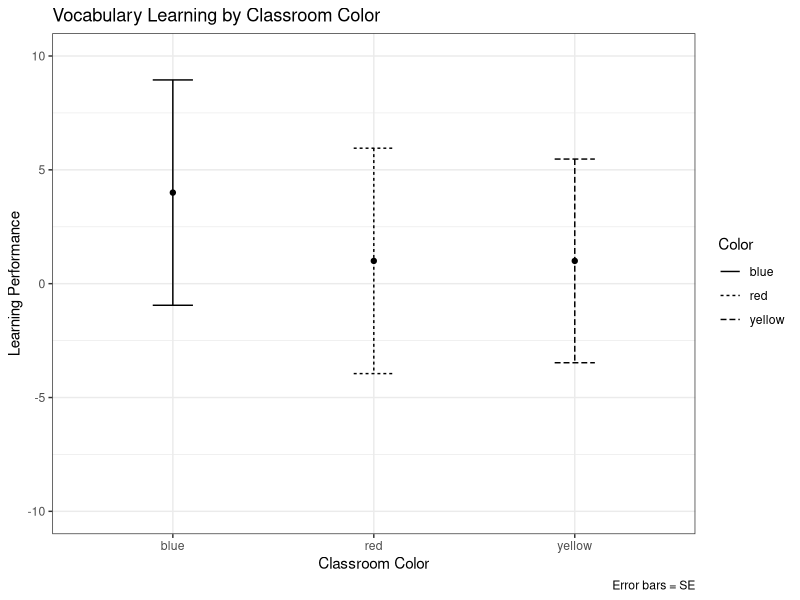
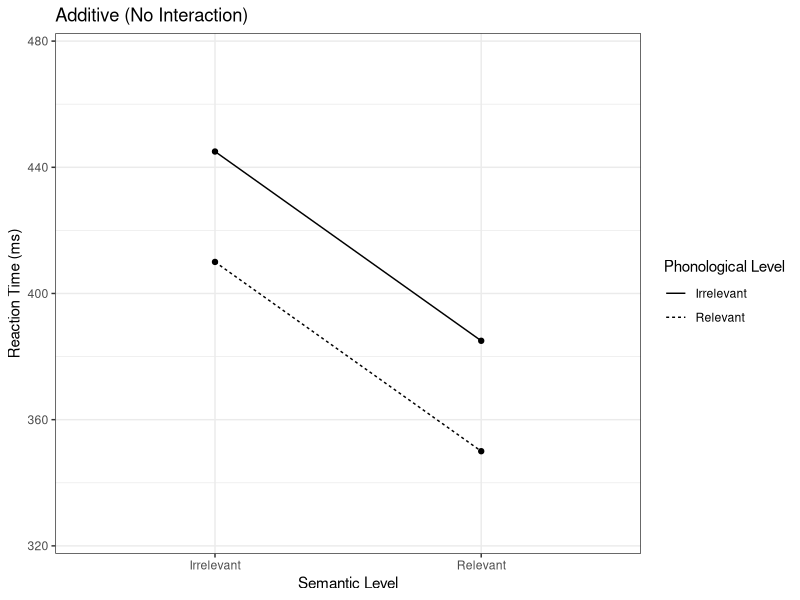
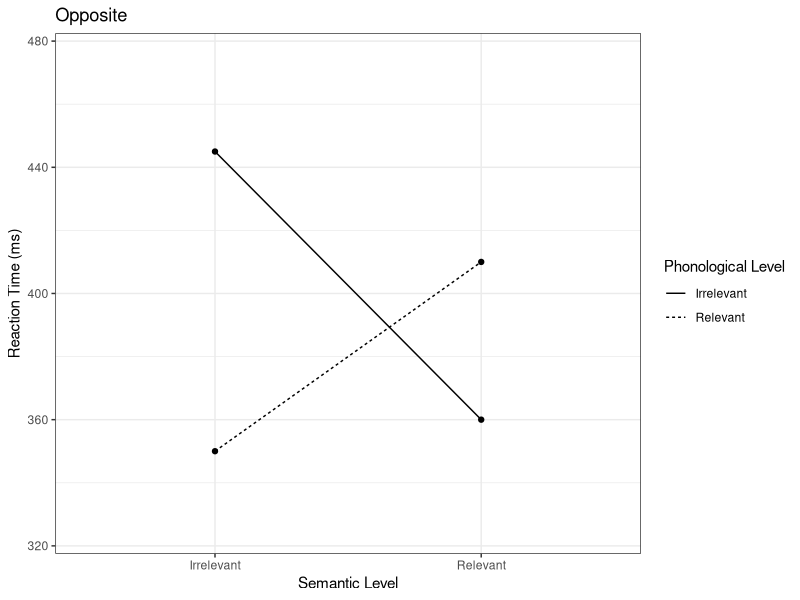
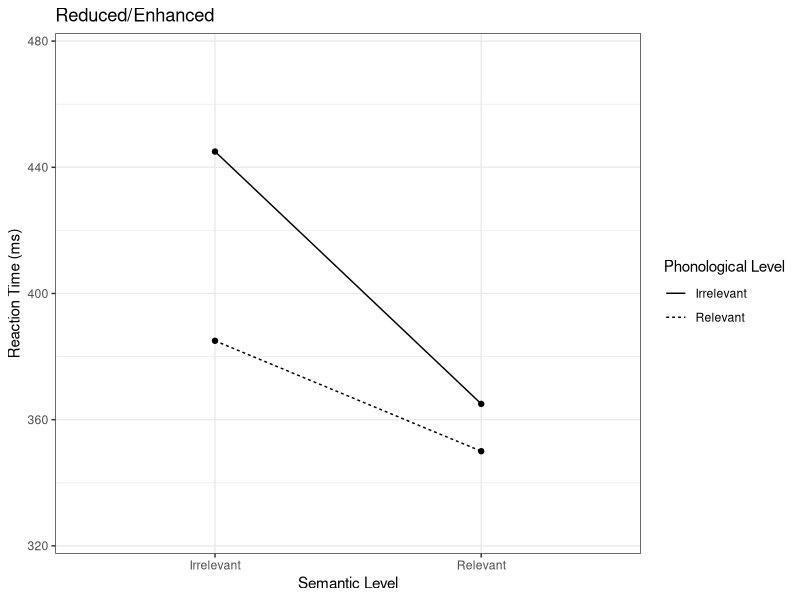
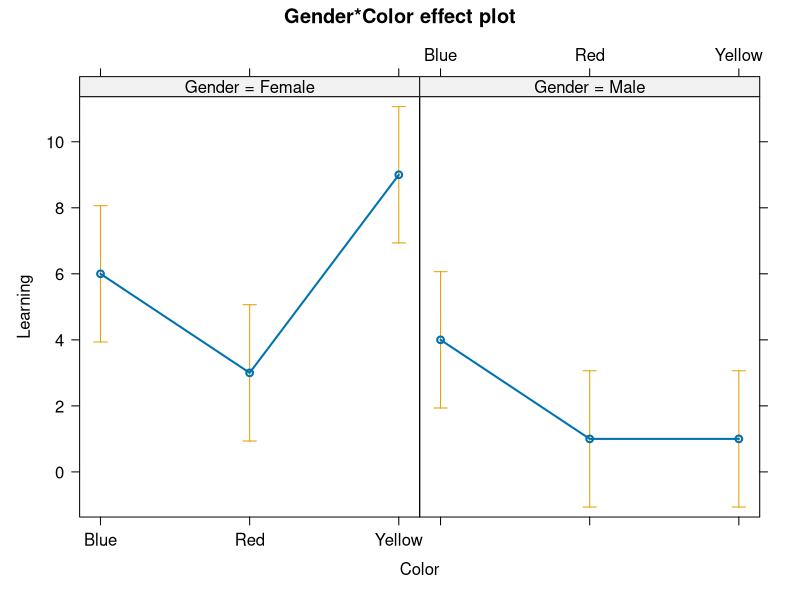

The R source for these figures, in order: (Note: this script raises an error after producing the figures.)
# 記得先設定工作目錄！

# 三之二
# 讀取教室顏色影響生字學習的資料
exp1 = read.delim("ColoredRooms.txt", header = T)
head(exp1) 

# 產生並儲存ANOVA的檢定結果
colors.aov = aov(Learning ~ Color, data = exp1)	
# ANOVA檢定的基本資訊
colors.aov

summary(colors.aov)	# 產生正式的統計檢定報告

# 練習一
# 依exp1的Color因子層次分組計算Learning平均數並整理為資料框
exp.avg = aggregate(Learning ~ Color, FUN = mean, data = exp1)
# 取出每個教室的子集合並計算Learning標準誤
exp.blue = subset(exp1, Color == "blue")
blue.se = sqrt(sum(((exp.blue$Learning - mean(exp.blue$Learning)) ^ 2)) / 
                 (sd(exp.blue$Learning) / nrow(exp.blue)))
exp.red = subset(exp1, Color == "red")
red.se = sqrt(sum(((exp.red$Learning - mean(exp.red$Learning)) ^ 2)) / 
                 (sd(exp.red$Learning) / nrow(exp.red)))
exp.yellow = subset(exp1, Color == "yellow")
yellow.se = sqrt(sum(((exp.yellow$Learning - mean(exp.yellow$Learning)) ^ 2)) / 
                (sd(exp.yellow$Learning) / nrow(exp.yellow)))

# 將標準誤數值依照exp.avg裡Classroom層次的順序合併為單一向量，並存入exp.avg
# 中的SE欄位
exp.avg$SE = c(blue.se, red.se, yellow.se)

library(ggplot2)

# 依教室顏色不同繪製型式不同的線條(linetype)
ggplot(data = exp.avg, mapping = aes(x = Color, y = Learning, group = Color, linetype = Color)) +
  # 繪製資料點而不是資料長條，因為標準誤有小於0的時候(長條圖的基準值為0)
  geom_point() +
  geom_errorbar(mapping = aes(ymin = Learning - SE, ymax = Learning + SE), width = 0.2)  +
  scale_y_continuous(limits = c(-10, 10)) +
  # 應該在圖表的附註說明誤差線的範圍指的是哪一種統計數據
  labs(title = "Vocabulary Learning by Classroom Color", x = "Classroom Color", 
       y = "Learning Performance", caption = "Error bars = SE") +
  theme_bw()

# 驗證教室顏色ANOVA檢定中的右尾p值
pf(q = 11.25, df1 = 2, df2 = 12, lower.tail = F)	# p值正是.00177

# 練習二
# 取出每個教室學生的子集合
exp.blue = subset(exp1, Color == "blue")
exp.red = subset(exp1, Color == "red")
exp.yellow = subset(exp1, Color == "yellow")

# 取得每個子集合樣本生字學習表現平均值
blue.mean = mean(exp.blue$Learning)
red.mean = mean(exp.red$Learning)
yellow.mean = mean(exp.yellow$Learning)

# 取得每個樣本的組內平方和
blue.ss = sum((exp.blue$Learning - blue.mean) ^ 2)
red.ss = sum((exp.red$Learning - red.mean) ^ 2)
yellow.ss = sum((exp.yellow$Learning - yellow.mean) ^ 2)

# 將平方和加總得到SSwithin
ss.within = sum(blue.ss, red.ss, yellow.ss)

# 練習三(假設你已進行過練習二所以仍然有著練習二的資料)
# 取得所有樣本平均數
grand.mean = mean(exp1$Learning)
# 計算每個樣本的組間平方和。雖然我們三組樣本數都一樣，我們這邊還是選擇使用
# nrow()取出每組樣本的列數，練習未來每組樣本可能大小不一樣的情況
blue.ss.within = nrow(exp.blue) * (blue.mean - grand.mean) ^ 2
red.ss.within = nrow(exp.red) * (red.mean - grand.mean) ^ 2
yellow.ss.within = nrow(exp.yellow) * (yellow.mean - grand.mean) ^ 2
# 將所有組間平方和加總，得到SSbetween
ss.between = sum(blue.ss.within, red.ss.within, yellow.ss.within)

# 三之三之二
# 進行教室顏色例子的事後比較
exp.blue = subset(exp1, Color == "blue")
exp.red = subset(exp1, Color == "red")
exp.yellow = subset(exp1, Color == "yellow")

# 成對t檢定(假設變異數相同)
t.test(exp.blue$Learning, exp.red$Learning, var.equal = T)    # 藍vs.紅 p = .0047
t.test(exp.blue$Learning, exp.yellow$Learning, var.equal = T) # 藍vs.黃 p = .0028
t.test(exp.red$Learning, exp.yellow$Learning, var.equal = T)  # 紅vs.黃 p = 1

# 三之三之三
# 計算Tukey HSD事後檢定的HsD值
# 先使用qtukey()函數計算q.crit值
q.crit = qtukey(1 - 0.05, 3, 12)
# 套用<公式十四>計算出HSD值
q.crit * sqrt(1.333 / 5) 

# 如同之前的方式產生並儲存ANOVA的檢定結果
colors.aov = aov(Learning ~ Color, data = exp1)	
# 根據ANOVA的模型進行事後比較檢定
TukeyHSD(colors.aov)

# 利用校正後的p值回推至兩樣本實際的平均數差異
qtukey(1 - 0.003832, 3, 12) * sqrt(1.333 / 5) 

# 四之一
# 練習四
# 別忘了載入套件
library(ggplot2)
# 根據數據建立資料框
semphon.1 = data.frame(SemRel = c(rep("Irrelevant", 2), 
                                  rep("Relevant",2  )), 
                       PhonRel = rep(c("Irrelevant", "Relevant"),2), 
                       RT = c(445, 410, 385, 350))

# 老樣子，將不同欄位對應到不同的繪圖元素。這裡的重點是將PhonRel欄位對應至分組
# 以及線條樣式
ggplot(data = semphon.1, aes(x = SemRel, y = RT, 
                           group = PhonRel, linetype = PhonRel)) +
  # 加上線條
  geom_line()+
  # 加上代表數值的點
  geom_point()+
  # 設定合理的Y軸範圍
  scale_y_continuous(limits = c(325, 475)) +
  # 設定合理的主標題、軸標題、以及線條樣式的圖例標題
  labs(title = "Additive (No Interaction)", x = "Semantic Level", 
       y = "Reaction Time (ms)", 
       linetype = "Phonological Level") + 
  theme_bw()

# 建立另外兩個資料框並使用相同邏輯產生圖表，注意圖表標題的差異
semphon.2 = data.frame(SemRel = c(rep("Irrelevant", 2), 
                                  rep("Relevant",2  )), 
                       PhonRel = rep(c("Irrelevant", "Relevant"),2), 
                       RT = c(445, 350, 360, 410))



ggplot(data = semphon.2, aes(x = SemRel, y = RT, 
                           group = PhonRel, linetype = PhonRel)) +
  geom_line()+
  geom_point()+
  scale_y_continuous(limits = c(325, 475)) +
  labs(title = "Opposite", x = "Semantic Level", 
       y = "Reaction Time (ms)", 
       linetype = "Phonological Level") + 
  theme_bw()

semphon.3 = data.frame(SemRel = c(rep("Irrelevant", 2), 
                                  rep("Relevant",2  )), 
                       PhonRel = rep(c("Irrelevant", "Relevant"),2), 
                       RT = c(445, 385, 365, 350))

ggplot(data = semphon.3, aes(x = SemRel, y = RT, 
                             group = PhonRel, linetype = PhonRel)) +
  geom_line()+
  geom_point()+
  scale_y_continuous(limits = c(325, 475)) +
  labs(title = "Reduced/Enhanced", x = "Semantic Level", 
       y = "Reaction Time (ms)", 
       linetype = "Phonological Level") + 
  theme_bw()

# 四之二節
exp2 = read.delim("ColoredRooms2.txt", header = T)

# 練習五
exp2 = data.frame(Gender = c(rep("Female", 15), rep("Male", 15)),  # 性別因子層次各重覆15次 
                  Color = rep(c(rep("Red", 5), rep("Blue", 5), rep("Yellow", 5)), 2), # 顏色因子 
                  Learning = c(c(3, 1, 1, 6, 4), c(2, 5, 9, 7, 7), c(9, 9, 13, 6, 8), # 女性的學習
                               c(0, 2, 0, 0, 3), c(3, 8, 3, 3, 3), c(0, 0, 0, 5, 0))) # 男性的學習

# 進行雙因子獨立測量ANOVA，並將檢定結果存入物件
colorgender.aov = aov(Learning ~ Gender * Color, data = exp2) 
summary(colorgender.aov) 

# 練習六
# 以*表達使用雙因子組合進行資料分類計算
exp2.avg = aggregate(Learning ~ Gender * Color, FUN = mean, data = exp2)
exp2.sd = aggregate(Learning ~ Gender * Color, FUN = sd, data = exp2)

# 複製一份exp2.avg
exp2.des = exp2.avg
# 新增SD欄位，並將exp2.sd中的標準資訊存入，合併成為單一資料框
exp2.des$SD = exp2.sd$Learning

# A*B = A + B + A:B，所以以下的雙因子ANOVA檢定結果與exp2.aov一樣。
summary(aov(Learning ~ Gender + Color + Gender:Color, data = exp2)) 

library(effects)				# 記得先安裝才有辦法載入套件
# 使用effects套件的allEffects()函數取得ANOVA模型中的「所有效應」
colorgender.ef = allEffects(colorgender.aov)	
# 直接使用內建函數plot()將所有ANOVA模型的效應繪製為折線圖
plot(colorgender.ef) 

# 進行Tukey HSD事後檢定
TukeyHSD(colorgender.aov) 

# 四之五
# 進行Levene檢定測試多層次因子間變異數是否有顯著差異
library(car)					                      # 記得先安裝載入套件
leveneTest(Learning ~ Color, data = exp1) 	

# 以BoysGirls.txt資料比較Levene Test與F檢定測試雙樣本變數是否結果
bg = read.table("BoysGirls.txt", header = T) 		# 重新讀取資料
boys1 = subset(bg, Study == 1 && Gender == "Boy") 
girls1 = subset(bg, Study == 1 && Gender == "Girl")

# 比較兩種變異數檢定 
var.test(boys1, girls1)				            # p =.339
leveneTest(Measure ~ Gender, data = bg)		# p =.7533

# 以變異非常大的資料試著進行Levene Test
# 讀取資料
exp1.het = read.delim("ColoredRooms_LargeVar.txt", header = T)

# 進行Levene Test
leveneTest(Learning ~ Color, exp1.het)

# 將一般的單因子ANOVA與Welch ANOVA進行比較
colors.aov = aov(Learning ~ Color, data = exp1)	# 重新進行ANOVA檢定
summary(colors.aov)				                  		# p = .00177
oneway.test(Learning ~ Color, data = exp1)		# p = .007043

# 進行非母數版本的ANOVA：Kruskal-Wallis Test
kruskal.test(Learning ~ Color, data = exp1)		# p=.01133

# 使用進行White校正的迴歸分析再次計算單因子ANOVA主要效應的p值。
library(car)		
Anova(colors.aov, white.adjust = TRUE)		# p =.004874
